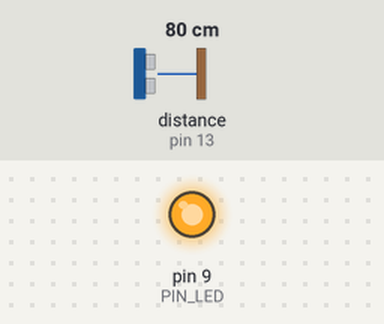
Recording of a sketch running on a simulated Arduino Uno, built with avr-gcc and run on an emulated ATmega328P. Shown: output pins drawn as LEDs (lit = HIGH). Wiring (inferred from the names in the program): ultrasonic range finder: trigger pin 12; echo pin 13. The inputs (shaded band) are chosen by the test bench; at power-on: distance to the obstacle (sensor on pin 13) 80 cm. The echo pulse lasts 58.3 µs per cm; pins used as bus, display or sensor lines are not drawn; what the sketch prints to the serial monitor is not drawn.

Above: at 1.2 s.
1.3 s: distance to the obstacle (sensor on pin 13) set to 250 cm
4.3 s: distance to the obstacle (sensor on pin 13) set to 197 cm
Timing chart, 0 to 7.3 s (numbered marks = the images above; inputs shaded):
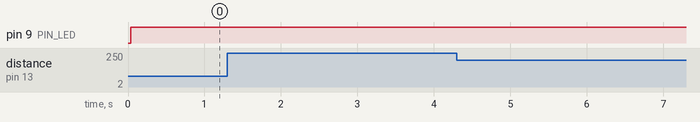

Measured:
- after the input at 1.3 s, every drawn part: stays the same
- after the input at 4.3 s, every drawn part: stays the same

The sketch:

08_example_final.ino
```cpp
// Arduino pin assignment
#define PIN_LED 9
#define PIN_TRIG 12
#define PIN_ECHO 13

// configurable parameters
#define SND_VEL 346.0 // sound velocity at 24 celsius degree (unit: m/s)
#define INTERVAL 25 // sampling interval (unit: ms)
#define _DIST_MIN 100 // minimum distance to be measured (unit: mm)
#define _DIST_MAX 300 // maximum distance to be measured (unit: mm)

unsigned long prevValue;

// global variables
float timeout; // unit: us
float dist_min, dist_max, dist_raw; // unit: mm
unsigned long last_sampling_time; // unit: ms
float scale; // used for pulse duration to distance conversion

void setup() {
// initialize GPIO pins
  pinMode(PIN_LED,OUTPUT);
  pinMode(PIN_TRIG,OUTPUT);
  digitalWrite(PIN_TRIG, LOW);
  pinMode(PIN_ECHO,INPUT);

// initialize USS related variables
  dist_min = _DIST_MIN;
  dist_max = _DIST_MAX;
  timeout = (INTERVAL / 2) * 1000.0; // precalculate pulseIn() timeout value. (unit: us)
  dist_raw = 0.0; // raw distance output from USS (unit: mm)
  scale = 0.001 * 0.5 * SND_VEL;

// initialize serial port
  Serial.begin(57600);

// initialize last sampling time
  last_sampling_time = 0;
}

void loop() {
// wait until next sampling time.
// millis() returns the number of milliseconds since the program started. Will overflow after 50 days.
  if(millis() < last_sampling_time + INTERVAL) return;

// get a distance reading from the USS
  dist_raw = USS_measure(PIN_TRIG,PIN_ECHO);

// output the read value to the serial port
  Serial.print("Min:0,");
  Serial.print("raw:");
  Serial.print(dist_raw);
  Serial.print(",");
  Serial.println("Max:400");

// turn on the LED if the distance is between dist_min and dist_max
if (100< dist_raw && dist_raw<=200) {
  analogWrite(PIN_LED, 255-2.55*(dist_raw-100)); }
else if (200< dist_raw && dist_raw<300) {
  analogWrite(PIN_LED, 255-2.55*(300-dist_raw)); }
else {
  analogWrite(PIN_LED, 255); }//off


// update last sampling time
  last_sampling_time += INTERVAL;
}

// get a distance reading from USS. return value is in millimeter.
float USS_measure(int TRIG, int ECHO)
{
  float reading;
  float befreading;
  digitalWrite(TRIG, HIGH);
  delayMicroseconds(10);
  digitalWrite(TRIG, LOW);
  befreading = pulseIn(ECHO, HIGH, timeout) * scale; // unit: mm
  digitalWrite(TRIG, HIGH);
  delayMicroseconds(10);
  digitalWrite(TRIG, LOW);
  reading = pulseIn(ECHO, HIGH, timeout) * scale; // unit: mm
  if(reading == 0|| reading > dist_max ){
  return befreading;}
  else{
  return reading;}
  reading = befreading;
}
  // Pulse duration to distance conversion example (target distance = 17.3m)
  // - round trip distance: 34.6m
  // - expected pulse duration: 0.1 sec, or 100,000us
  // - pulseIn(ECHO, HIGH, timeout) * 0.001 * 0.5 * SND_VEL
  //           = 100,000 micro*sec * 0.001 milli/micro * 0.5 * 346 meter/sec
  //           = 100,000 * 0.001 * 0.5 * 346 * micro * sec * milli * meter
  //                                           ----------------------------
  //                                           micro * sec
  //           = 100 * 173 milli*meter = 17,300 mm = 17.3m
  // pulseIn() returns microseconds.
```
